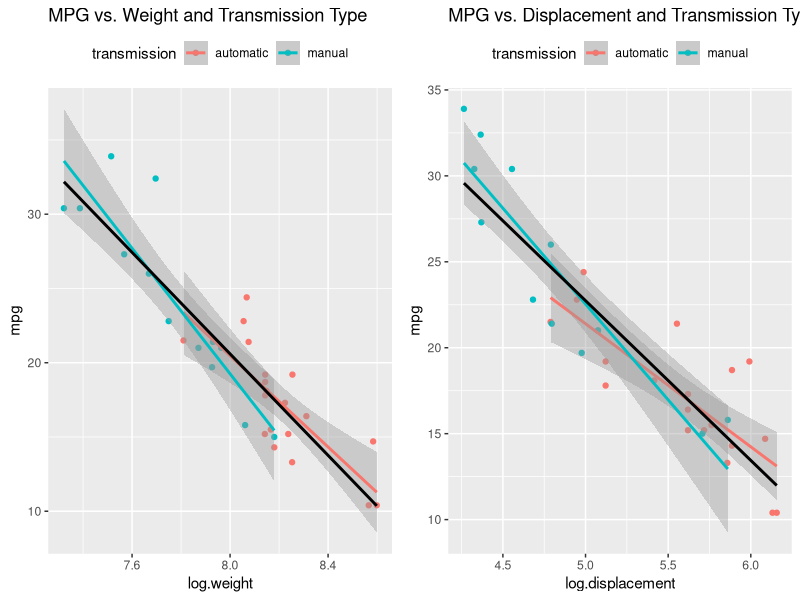
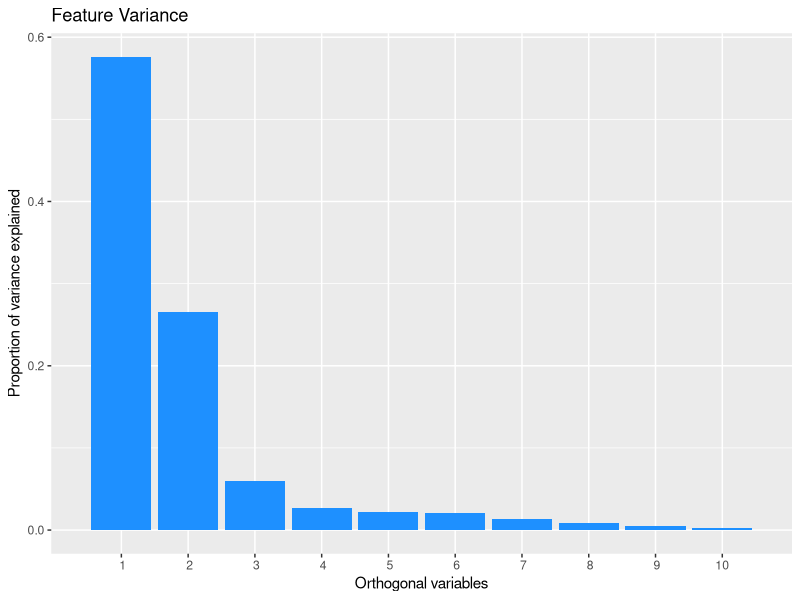
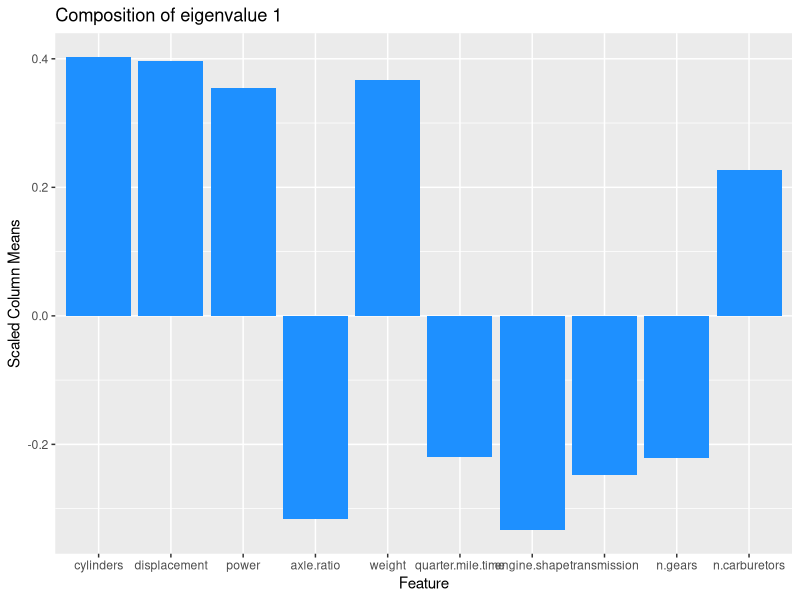
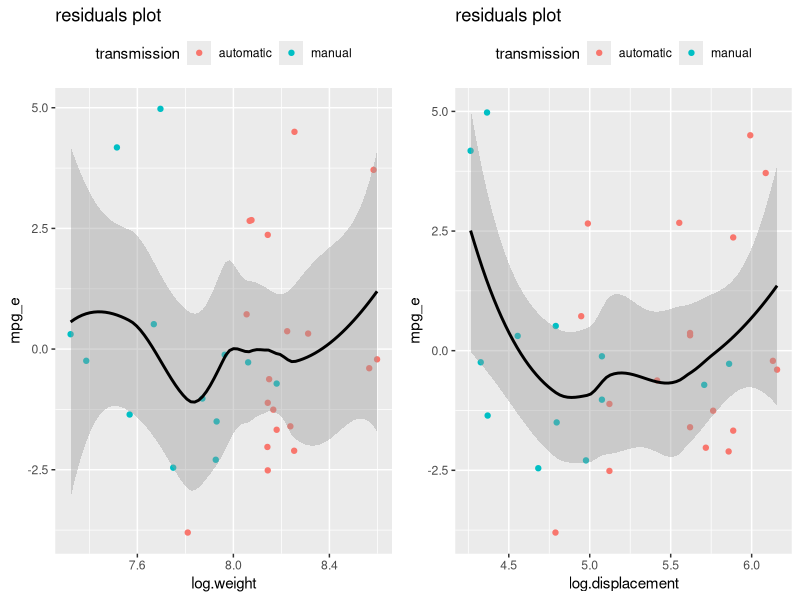
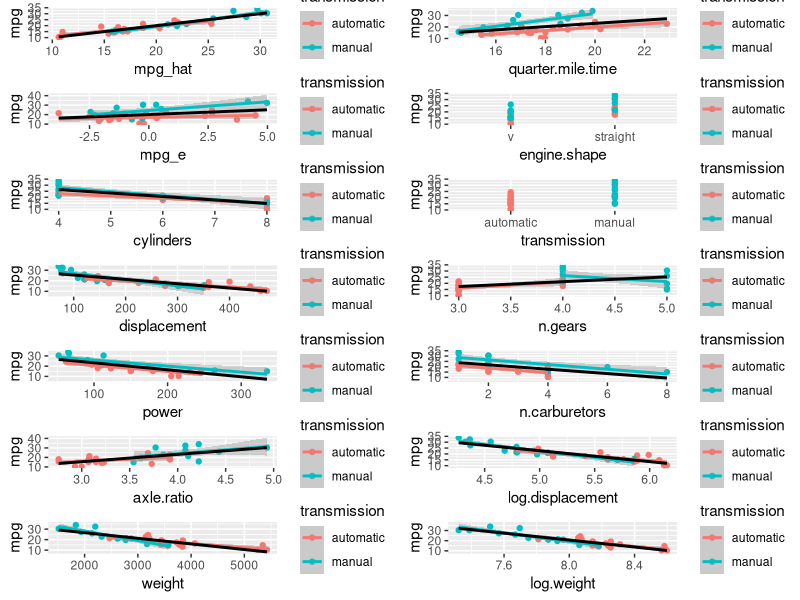
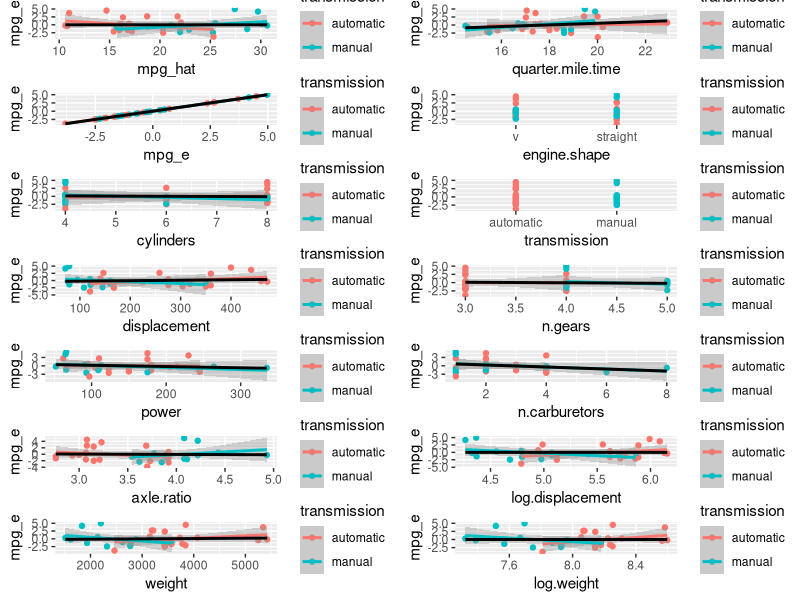

Source code (R) for these figures, in order:
## ---- chunk 1
# Multiple plot function
#
# ggplot objects can be passed in ..., or to plotlist (as a list of ggplot objects)
# - cols:   Number of columns in layout
# - layout: A matrix specifying the layout. If present, 'cols' is ignored.
#
# If the layout is something like matrix(c(1,2,3,3), nrow=2, byrow=TRUE),
# then plot 1 will go in the upper left, 2 will go in the upper right, and
# 3 will go all the way across the bottom.
#
# credit: http://www.cookbook-r.com/Graphs/Multiple_graphs_on_one_page_(ggplot2)/
# author: winston@stdout.org
#
multiplot <- function(..., plotlist=NULL, file, cols=1, layout=NULL) {
  library(grid)

  # Make a list from the ... arguments and plotlist
  plots <- c(list(...), plotlist)

  numPlots = length(plots)

  # If layout is NULL, then use 'cols' to determine layout
  if (is.null(layout)) {
    # Make the panel
    # ncol: Number of columns of plots
    # nrow: Number of rows needed, calculated from # of cols
    layout <- matrix(seq(1, cols * ceiling(numPlots/cols)),
                    ncol = cols, nrow = ceiling(numPlots/cols))
  }

 if (numPlots==1) {
    print(plots[[1]])

  } else {
    # Set up the page
    grid.newpage()
    pushViewport(viewport(layout = grid.layout(nrow(layout), ncol(layout))))

    # Make each plot, in the correct location
    for (i in 1:numPlots) {
      # Get the i,j matrix positions of the regions that contain this subplot
      matchidx <- as.data.frame(which(layout == i, arr.ind = TRUE))

      print(plots[[i]], vp = viewport(layout.pos.row = matchidx$row,
                                      layout.pos.col = matchidx$col))
    }
  }
}
## ---- chunk 2
library(datasets)
library(dplyr)
library(xtable)
# library(GGally)
library(ggplot2)

graphics.off()

setwd("~/../datascience/RegressionModels-MotorCars")
data(mtcars)

# ?mtcars

# rename vars
mtcars <- rename(mtcars, cylinders=cyl, displacement=disp, power=hp, 
                 axle.ratio=drat, weight=wt, quarter.mile.time=qsec, 
                 engine.shape=vs, transmission=am, n.gears=gear, 
                 n.carburetors=carb)

# move row names into it's own column
mtcars <-  mutate(mtcars, carnames=rownames(mtcars))
# move carnames to 1st column
mtcars <- mtcars[,c(ncol(mtcars),1:length(mtcars)-1)]
## ---- chunk 3
# clarify values based on ?mtcars info
mtcars <- mutate(mtcars,
                 weight=weight*1000,
                 engine.shape=factor(engine.shape, levels=c(0,1), 
                                     labels=c("v","straight")),
                 transmission=factor(transmission, levels=c(0,1),
                                     labels=c("automatic","manual")),
                 log.displacement=log(displacement),
                 log.weight=log(weight))

# for ease of using plot(myfit)
rownames(mtcars) <- mtcars$carnames
# note: engine.shape has levels(0,1) = ("v","straight")
#       transmission has levels(0,1) = ("auto","manual")
## ---- chunk 4
tab <- xtable(head(mtcars))
print(tab, type = "html")
## ---- chunk 5
mtcars %>% group_by(transmission) %>% summarize(mean(mpg))
## ---- chunk 6
# consider avoiding ggplot calls inside of a function. Behavior can be unpredictable
plot.mpg.by <- function(var, main=NULL) {
    ggplot(mtcars, aes_string(x=var, y="mpg", col="transmission")) +
        geom_point() + 
        geom_smooth(method="lm") +
        geom_smooth(aes_string(x=var, y="mpg"), method="lm", 
                    col="black", se=FALSE) +
        labs(title=main)
}
## ---- chunk 7
gg1 <- ggplot(mtcars, aes(x=log.weight, y=mpg, col=transmission)) +
    geom_point() + 
    geom_smooth(method="lm") +
    geom_smooth(aes(x=log.weight, y=mpg), 
                method="lm", col="black", se=FALSE) +
    labs(title="MPG vs. Weight and Transmission Type") + 
    theme(legend.position="top")

gg2 <- ggplot(mtcars, aes(x=log.displacement, y=mpg, 
                               col=transmission)) +
    geom_point() + 
    geom_smooth(method="lm") +
    geom_smooth(aes(x=log.displacement, y=mpg), 
                method="lm", col="black", se=FALSE) +
    labs(title="MPG vs. Displacement and Transmission Type") + 
    theme(legend.position="top")

multiplot(gg1,gg2,cols=2)
## ---- chunk 8
inputs <- select(mtcars, cylinders:n.carburetors)
mtcars.svd <- svd(scale(sapply(inputs, unclass)))

gg <- ggplot() + 
    geom_bar(aes(x=1:length(mtcars.svd$d), 
                 y=mtcars.svd$d^2/sum(mtcars.svd$d^2)),
             stat="identity",
             fill="dodgerblue") + 
    scale_x_discrete(limits=1:length(inputs)) +
    labs(title="Feature Variance") +
    labs(x="Orthogonal variables") +
    labs(y="Proportion of variance explained")
print(gg)
## ---- chunk 9
eigval <- 1
gg.svd.eigval <- ggplot() + 
    geom_bar(aes(x=1:length(inputs), y=mtcars.svd$v[,eigval]),
             stat="identity",
             fill="dodgerblue") + 
        scale_x_discrete(limits=names(inputs)) +
        labs(title=paste("Composition of eigenvalue",eigval)) +
        labs(x="Feature") +
        labs(y="Scaled Column Means")
print(gg.svd.eigval)
## ---- chunk 10
fit <- list()
fit[[1]] <- lm(mpg ~ transmission, data=mtcars)
fit[[2]] <- lm(mpg ~ transmission + log.weight, data=mtcars)
fit[[3]] <- lm(mpg ~ transmission + log.weight + log.displacement, data=mtcars)
fit[[4]] <- lm(mpg ~ transmission + log.weight + log.displacement +
               quarter.mile.time, data=mtcars)
fit[[5]] <- lm(mpg ~ transmission + 
                 log.weight + log.displacement +
                 cylinders + 
                 power + axle.ratio +
                 quarter.mile.time + engine.shape +
                 n.gears + n.carburetors, data=mtcars)

fit.anova <- anova(fit[[1]], fit[[2]], fit[[3]], fit[[4]], fit[[5]])
print(fit.anova)

bestmodel <- fit[[tail(which(fit.anova$"Pr(>F)" <= .05),n=1)]]
bestmodel.str <- deparse(bestmodel$call)
bestmodel.str <- paste0(bestmodel.str[1],bestmodel.str[2])
## ---- chunk 11
mtcars <- mutate(mtcars, 
                 mpg_hat = predict(bestmodel),
                 mpg_e = resid(bestmodel)) #mtcars$mpg - mpg_hat

# move mpg_hat and mpg_e to 3rd and 4th columns
mtcars <- mtcars[,c(1,2,ncol(mtcars)-1, ncol(mtcars), 3:(length(mtcars)-2))]
## ---- chunk 12
gg1 <- ggplot(mtcars, aes(x=log.weight, y=mpg_e, col=transmission)) +
    geom_point() + 
    geom_smooth(aes(x=log.weight, y=mpg_e), col="black") +
    labs(title="residuals plot") + 
    theme(legend.position="top")
gg2 <- ggplot(mtcars, aes(x=log.displacement, y=mpg_e, 
                               col=transmission)) +
    geom_point() + 
    geom_smooth(aes(x=log.displacement, y=mpg_e), col="black") +
    labs(title="residuals plot") + 
    theme(legend.position="top")
multiplot(gg1,gg2,cols=2)
## ---- chunk 13
tab <- xtable(summary(bestmodel)$coeff)
print(tab, type = "html")
## ---- chunk 14
# MPG vs feature broken out between automatic and manual
gg  <- list()
ii <- 0
for (feat.name in names(mtcars)[3:ncol(mtcars)]) {
    #tmp <- select(mtcars, mpg, transmission, feat.name)
    #rename(tmp, )
    ii <- ii + 1
    gg[[ii]] <- plot.mpg.by(feat.name)
}
windows(width = 9, height = 10, xpos = 0, rescale="fixed")
multiplot(plotlist = gg, cols=2)

#windows(width = 13, height = 11, xpos = 30)
#pairs(select(mtcars, -carnames), panel = panel.smooth, main = "Motor Cars", 
#      col = 3 + (mtcars$log.displacement > 5.25))

# ggpairs(mtcars, lower=list(continuous = "smooth"), params=c(method="lm"))
## ---- chunk 15
# MPG vs feature broken out between automatic and manual

plot.mpg_e.by <- function(var, main=NULL) {
    ggplot(mtcars, aes_string(x=var, y="mpg_e", col="transmission")) +
        geom_point() + 
        geom_smooth(method="lm") +
        geom_smooth(aes_string(x=var, y="mpg_e"), method="lm", 
                    col="black", se=FALSE) +
        labs(title=main)
}

gg  <- list()
ii <- 0
for (feat.name in names(mtcars)[3:ncol(mtcars)]) {
    #tmp <- select(mtcars, mpg, transmission, feat.name)
    #rename(tmp, )
    ii <- ii + 1
    gg[[ii]] <- plot.mpg_e.by(feat.name)
}
windows(width = 9, height = 10, xpos = 0, rescale="fixed")
multiplot(plotlist = gg, cols=2)

#windows(width = 13, height = 11, xpos = 30)
#pairs(select(mtcars, -carnames), panel = panel.smooth, main = "Motor Cars", 
#      col = 3 + (mtcars$log.displacement > 5.25))

# ggpairs(mtcars, lower=list(continuous = "smooth"), params=c(method="lm"))
## ---- chunk 16
# This doesn't work because of ggplot's inability to calculate valiables from local scope
#gg  <- list()
#for (ii in 1:length(mtcars.svd$d)) {
#    #tmp <- select(mtcars, mpg, transmission, feat.name)
#    #rename(tmp, )
#    eigval <<- ii
#    gg[[ii]] <- ggplot(environment=environment()) + 
#        geom_bar(aes(x=1:length(inputs), y=mtcars.svd$v[,eigval]),
#                 stat="identity",
#                 fill="dodgerblue") + 
#        scale_x_discrete(limits=names(inputs)) +
#        labs(title=paste("Composition of eigenvalue",eigval)) +
#        labs(x="Feature") +
#        labs(y="Scaled Column Means")
#}
#windows(width = 9, height = 10, xpos = 0, rescale="fixed")
#multiplot(plotlist = gg, cols=2)
